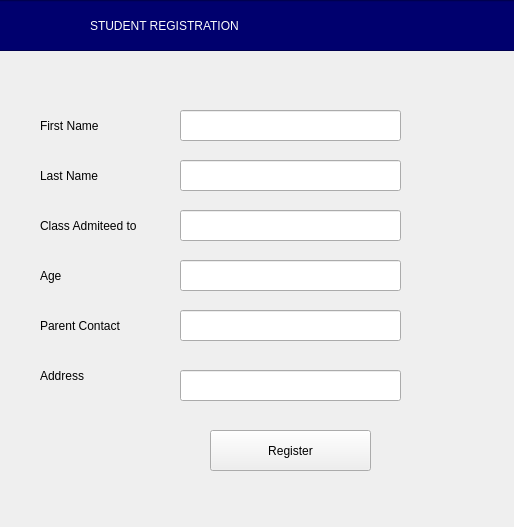
<?xml version="1.0" encoding="UTF-8"?>
<ui version="4.0">
 <class>Form</class>
 <widget class="QWidget" name="Form">
  <property name="geometry">
   <rect>
    <x>0</x>
    <y>0</y>
    <width>514</width>
    <height>527</height>
   </rect>
  </property>
  <property name="windowTitle">
   <string>Form</string>
  </property>
  <widget class="QLineEdit" name="lineEdit">
   <property name="geometry">
    <rect>
     <x>-10</x>
     <y>0</y>
     <width>531</width>
     <height>51</height>
    </rect>
   </property>
   <property name="styleSheet">
    <string notr="true">background-color: rgb(80, 71, 145);
color: rgb(255, 255, 255);
background-color: rgb(0, 0, 110);</string>
   </property>
  </widget>
  <widget class="QLabel" name="label">
   <property name="geometry">
    <rect>
     <x>90</x>
     <y>10</y>
     <width>371</width>
     <height>31</height>
    </rect>
   </property>
   <property name="styleSheet">
    <string notr="true">color: rgb(252, 252, 252);
font: 75 16pt &quot;Verdana&quot;;</string>
   </property>
   <property name="text">
    <string>STUDENT REGISTRATION</string>
   </property>
  </widget>
  <widget class="QLabel" name="label_2">
   <property name="geometry">
    <rect>
     <x>40</x>
     <y>110</y>
     <width>101</width>
     <height>31</height>
    </rect>
   </property>
   <property name="styleSheet">
    <string notr="true">font: 75 10pt &quot;Segoe UI&quot;;</string>
   </property>
   <property name="text">
    <string>First Name</string>
   </property>
  </widget>
  <widget class="QLabel" name="label_3">
   <property name="geometry">
    <rect>
     <x>40</x>
     <y>160</y>
     <width>101</width>
     <height>31</height>
    </rect>
   </property>
   <property name="styleSheet">
    <string notr="true">font: 75 10pt &quot;Segoe UI&quot;;</string>
   </property>
   <property name="text">
    <string>Last Name</string>
   </property>
  </widget>
  <widget class="QLabel" name="label_4">
   <property name="geometry">
    <rect>
     <x>40</x>
     <y>210</y>
     <width>161</width>
     <height>31</height>
    </rect>
   </property>
   <property name="styleSheet">
    <string notr="true">font: 75 10pt &quot;Segoe UI&quot;;</string>
   </property>
   <property name="text">
    <string>Class Admiteed to</string>
   </property>
  </widget>
  <widget class="QLabel" name="label_5">
   <property name="geometry">
    <rect>
     <x>40</x>
     <y>260</y>
     <width>101</width>
     <height>31</height>
    </rect>
   </property>
   <property name="styleSheet">
    <string notr="true">font: 75 10pt &quot;Segoe UI&quot;;</string>
   </property>
   <property name="text">
    <string>Age</string>
   </property>
  </widget>
  <widget class="QLabel" name="label_6">
   <property name="geometry">
    <rect>
     <x>40</x>
     <y>310</y>
     <width>141</width>
     <height>31</height>
    </rect>
   </property>
   <property name="styleSheet">
    <string notr="true">font: 75 10pt &quot;Segoe UI&quot;;</string>
   </property>
   <property name="text">
    <string>Parent Contact</string>
   </property>
  </widget>
  <widget class="QLabel" name="label_7">
   <property name="geometry">
    <rect>
     <x>40</x>
     <y>360</y>
     <width>111</width>
     <height>31</height>
    </rect>
   </property>
   <property name="styleSheet">
    <string notr="true">font: 75 10pt &quot;Segoe UI&quot;;</string>
   </property>
   <property name="text">
    <string>Address</string>
   </property>
  </widget>
  <widget class="QLineEdit" name="lineEdit_2">
   <property name="geometry">
    <rect>
     <x>180</x>
     <y>110</y>
     <width>221</width>
     <height>31</height>
    </rect>
   </property>
  </widget>
  <widget class="QLineEdit" name="lineEdit_3">
   <property name="geometry">
    <rect>
     <x>180</x>
     <y>160</y>
     <width>221</width>
     <height>31</height>
    </rect>
   </property>
  </widget>
  <widget class="QLineEdit" name="lineEdit_4">
   <property name="geometry">
    <rect>
     <x>180</x>
     <y>210</y>
     <width>221</width>
     <height>31</height>
    </rect>
   </property>
  </widget>
  <widget class="QLineEdit" name="lineEdit_5">
   <property name="geometry">
    <rect>
     <x>180</x>
     <y>260</y>
     <width>221</width>
     <height>31</height>
    </rect>
   </property>
  </widget>
  <widget class="QLineEdit" name="lineEdit_6">
   <property name="geometry">
    <rect>
     <x>180</x>
     <y>310</y>
     <width>221</width>
     <height>31</height>
    </rect>
   </property>
  </widget>
  <widget class="QLineEdit" name="lineEdit_7">
   <property name="geometry">
    <rect>
     <x>180</x>
     <y>370</y>
     <width>221</width>
     <height>31</height>
    </rect>
   </property>
  </widget>
  <widget class="QPushButton" name="pushButton">
   <property name="geometry">
    <rect>
     <x>210</x>
     <y>430</y>
     <width>161</width>
     <height>41</height>
    </rect>
   </property>
   <property name="text">
    <string>Register</string>
   </property>
  </widget>
 </widget>
 <resources/>
 <connections/>
</ui>
